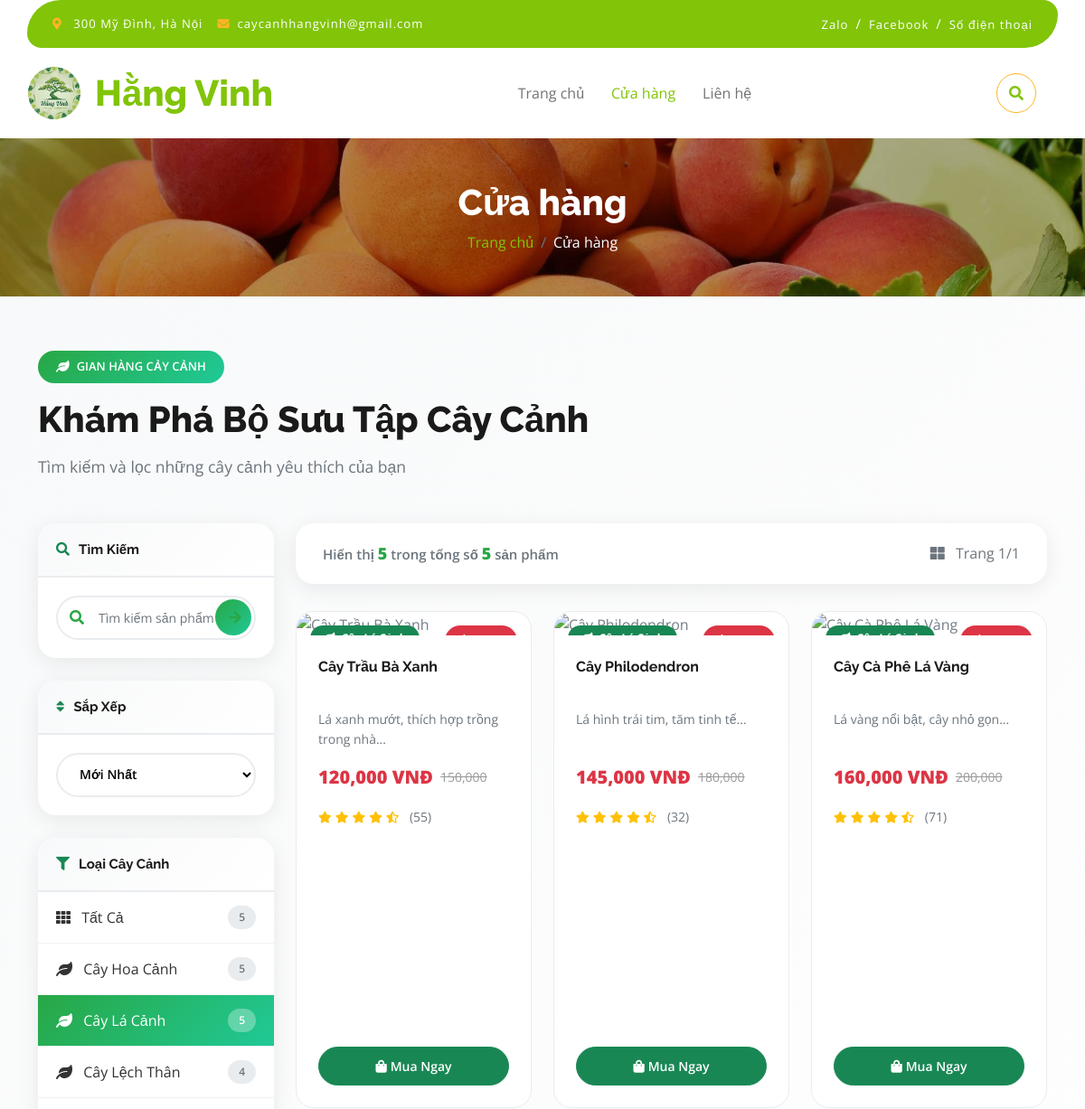
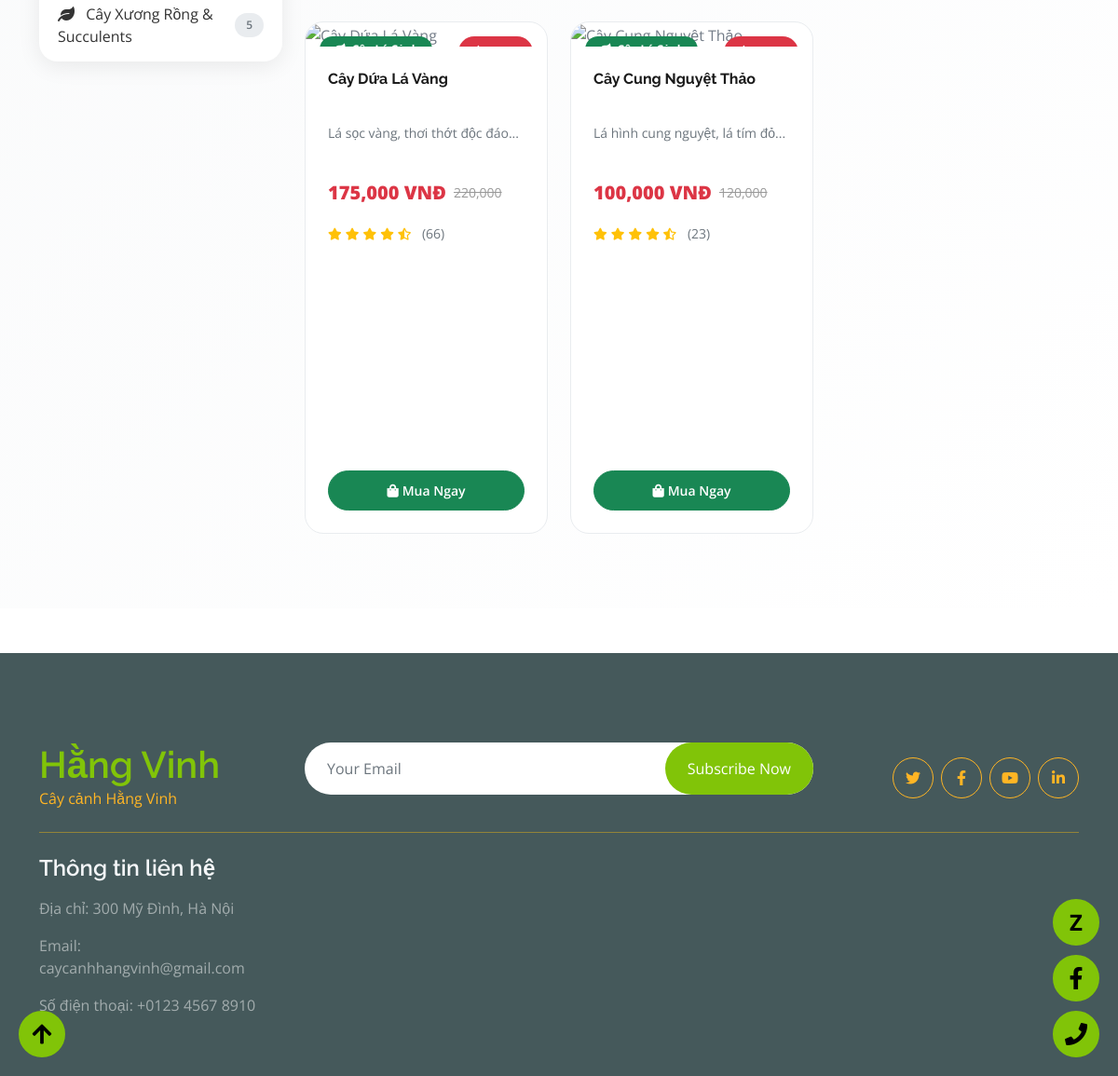
/shop?category=1&sort=newest, run on the app's committed database (2 pictures, top to bottom).
### tables this page shows
CREATE TABLE IF NOT EXISTS categories (
    id INT PRIMARY KEY AUTO_INCREMENT,
    name VARCHAR(255) NOT NULL,
    slug VARCHAR(255) NOT NULL UNIQUE,
    description TEXT,
    image VARCHAR(255),
    created_at TIMESTAMP DEFAULT CURRENT_TIMESTAMP,
    updated_at TIMESTAMP DEFAULT CURRENT_TIMESTAMP ON UPDATE CURRENT_TIMESTAMP,
    status TINYINT DEFAULT 1
);

CREATE TABLE IF NOT EXISTS products (
    id INT PRIMARY KEY AUTO_INCREMENT,
    category_id INT NOT NULL,
    name VARCHAR(255) NOT NULL,
    slug VARCHAR(255) NOT NULL UNIQUE,
    short_description TEXT,
    description LONGTEXT,
    price DECIMAL(10, 2) NOT NULL,
    discount_price DECIMAL(10, 2),
    is_featured TINYINT DEFAULT 0,
    created_at TIMESTAMP DEFAULT CURRENT_TIMESTAMP,
    updated_at TIMESTAMP DEFAULT CURRENT_TIMESTAMP ON UPDATE CURRENT_TIMESTAMP,
    status TINYINT DEFAULT 1,
    FOREIGN KEY (category_id) REFERENCES categories(id) ON DELETE CASCADE
);

### includes/functions.php (called while the page is built, shortened)
<?php
function formatPrice($price) {
    $formatted = number_format($price, 0, '.', ',');
    return $formatted;
}
function getDiscountPercentage($original_price, $discount_price) {
    return round((($original_price - $discount_price) / $original_price) * 100);
}

### shop.php (the view, shortened to what this page needs)
<?php
include 'includes/config.php';
include 'template/header_other.php';
$search = isset($_GET['search']) ? trim($_GET['search']) : '';
$category_id = isset($_GET['category']) ? (int)$_GET['category'] : 0;
$sort = isset($_GET['sort']) ? trim($_GET['sort']) : 'newest';
$where_clause = "WHERE p.status = 1";
if ($category_id > 0) {
    $where_clause .= " AND p.category_id = $category_id";
}
$order_by = "ORDER BY p.created_at DESC";
$per_page = 12;
$page = isset($_GET['page']) ? max(1, (int)$_GET['page']) : 1;
$offset = ($page - 1) * $per_page;
$count_query = $conn->query("SELECT COUNT(*) as total FROM products p $where_clause");
$count_row = $count_query->fetch_assoc();
$total_products = $count_row['total'];
$total_pages = ceil($total_products / $per_page);
$products_query = $conn->query("SELECT p.*, c.name as category_name FROM products p
                              JOIN categories c ON p.category_id = c.id
                              $where_clause
                              $order_by
                              LIMIT $per_page OFFSET $offset");
?>
<link rel="stylesheet" href="css/shop.css">
<div class="shop-section">
    <div class="container">
        <div class="section-header">
            <span class="section-badge">
                <i class="fas fa-leaf"></i>
                GIAN HÀNG CẢY CẢNH
            </span>
            <h1 class="section-title mt-3">
                Khám Phá Bộ Sưu Tập Cây Cảnh
            </h1>
            <p class="section-subtitle">
                Tìm kiếm và lọc những cây cảnh yêu thích của bạn
            </p>
        </div>
        <div class="row g-4">
            <div class="col-lg-3">
                <div class="filter-sidebar">
                    <div class="filter-card">
                        <div class="filter-header">
                            <h6>
                                <i class="fas fa-search text-success"></i>
                                Tìm Kiếm
                            </h6>
                        </div>
                        <div class="search-box">
                            <form method="GET" action="<?php echo BASE_PATH; ?>shop">
                                <div class="search-input-wrapper">
                                    <i class="fas fa-search"></i>
                                    <input type="text"
                                           name="search"
                                           class="form-control"
                                           placeholder="Tìm kiếm sản phẩm..."
                                           value="<?php echo htmlspecialchars($search); ?>">
                                    <button type="submit" class="search-btn">
                                        <i class="fas fa-arrow-right"></i>
                                    </button>
                                </div>
                            </form>
                        </div>
                    </div>
                    <div class="filter-card">
                        <div class="filter-header">
                            <h6>
                                <i class="fas fa-sort text-success"></i>
                                Sắp Xếp
                            </h6>
                        </div>
                        <div class="search-box">
                            <form method="GET" action="<?php echo BASE_PATH; ?>shop">
                                <select name="sort" class="sort-select w-100" onchange="this.form.submit()">
                                    <option value="newest" <?php echo $sort === 'newest' ? 'selected' : ''; ?>>
                                        Mới Nhất
                                    </option>
                                </select>
                            </form>
                        </div>
                    </div>
                    <div class="filter-card category-desktop">
                        <div class="filter-header">
                            <h6>
                                <i class="fas fa-filter text-success"></i>
                                Loại Cây Cảnh
                            </h6>
                        </div>
                        <div class="category-list">
                            <a href="<?php echo BASE_PATH; ?>shop?category=0<?php echo $search ? '&search=' . urlencode($search) : ''; ?>&sort=<?php echo $sort; ?>"
                               class="category-item <?php echo $category_id == 0 ? 'active' : ''; ?>">
                                <span>
                                    <i class="fas fa-th me-2"></i>
                                    Tất Cả
                                </span>
                                <span class="category-badge"><?php echo $total_products; ?></span>
                            </a>
                            <?php
                            $categories_result = $conn->query("SELECT id, name, (SELECT COUNT(*) FROM products WHERE category_id = categories.id AND status = 1) as product_count
                                                             FROM categories WHERE status = 1 ORDER BY name");
                            while ($cat = $categories_result->fetch_assoc()): ?>
                            <a href="<?php echo BASE_PATH; ?>shop?category=<?php echo $cat['id']; ?><?php echo $search ? '&search=' . urlencode($search) : ''; ?>&sort=<?php echo $sort; ?>"
                               class="category-item <?php echo $category_id == $cat['id'] ? 'active' : ''; ?>">
                                <span>
                                    <i class="fas fa-leaf me-2"></i>
                                    <?php echo htmlspecialchars($cat['name']); ?>
                                </span>
                                <span class="category-badge"><?php echo $cat['product_count']; ?></span>
                            </a>
                            <?php endwhile; ?>
                        </div>
                    </div>
                </div>
            </div>
            <div class="col-lg-9">
                <?php if ($products_query && $products_query->num_rows > 0): ?>
                <div class="products-header">
                    <div class="d-flex justify-content-between align-items-center">
                        <div class="result-count">
                            Hiển thị <strong><?php echo min($per_page, $total_products - $offset); ?></strong> trong tổng số <strong><?php echo $total_products; ?></strong> sản phẩm
                        </div>
                        <div class="text-muted">
                            <i class="fas fa-th-large me-2"></i>
                            Trang <?php echo $page; ?>/<?php echo $total_pages; ?>
                        </div>
                    </div>
                </div>
                <div class="row g-4">
                    <?php while ($product = $products_query->fetch_assoc()):
                        $discount_percent = 0;
                        if ($product['discount_price']) {
                            $discount_percent = getDiscountPercentage($product['price'], $product['discount_price']);
                        }
                    ?>
                    <div class="col-md-6 col-lg-4">
                        <div class="product-card">
                            <div class="product-image-wrapper">
                                <div class="position-absolute" style="top: 15px; left: 15px;">
                                    <span class="badge bg-success" style="font-size: 12px; padding: 8px 14px; border-radius: 50px;">
                                        <i class="fas fa-leaf me-1"></i>
                                    </span>
                                </div>
                                <?php if ($discount_percent > 0): ?>
                                <div class="position-absolute" style="top: 15px; right: 15px;">
                                    <span class="badge bg-danger" style="font-size: 14px; padding: 10px 16px; font-weight: bold; border-radius: 50px;">
                                    </span>
                                </div>
                                <?php endif; ?>
                            </div>
                            <div class="p-4" style="flex: 1; display: flex; flex-direction: column;">
                                <h5 class="product-name">
                                    <a href="<?php echo BASE_URL; ?>shop-detail/<?php echo htmlspecialchars($product['slug']); ?>/">
                                        <?php echo htmlspecialchars($product['name']); ?>
                                    </a>
                                </h5>
                                <p class="product-description">
                                    <?php echo htmlspecialchars(substr($product['short_description'], 0, 70)) . '...'; ?>
                                </p>
                                <div class="mb-3">
                                    <?php
                                    if ($product['discount_price']) {
                                        ?>
                                        <div class="d-flex align-items-center gap-2 flex-wrap">
                                            <span class="price-current text-danger">
                                                <?php echo formatPrice($product['discount_price']); ?> VNĐ
                                            </span>
                                            <span class="price-original">
                                                <?php echo formatPrice($product['price']); ?>
                                            </span>
                                        </div>
                                        <?php
                                    } else {
                                        ?>
                                        <span class="price-current text-success">
                                            <?php echo formatPrice($product['price']); ?> VNĐ
                                        </span>
                                        <?php
                                    }
                                    ?>
                                </div>
                                <div class="mb-3">
                                    <i class="fas fa-star text-warning" style="font-size: 13px;"></i>
                                    <i class="fas fa-star text-warning" style="font-size: 13px;"></i>
                                    <i class="fas fa-star text-warning" style="font-size: 13px;"></i>
                                    <i class="fas fa-star text-warning" style="font-size: 13px;"></i>
                                    <i class="fas fa-star-half-alt text-warning" style="font-size: 13px;"></i>
                                    <small class="text-muted ms-2">(<?php echo rand(10, 99); ?>)</small>
                                </div>
                                <a href="<?php echo BASE_URL; ?>shop-detail/<?php echo htmlspecialchars($product['slug']); ?>/"
                                   class="btn btn-success btn-sm w-100 mt-auto"
                                   style="border-radius: 50px; padding: 10px 16px; font-weight: 600; font-size: 14px;">
                                    <i class="fas fa-shopping-bag me-1"></i>Mua Ngay
                                </a>
                            </div>
                        </div>
                    </div>
                    <?php endwhile; ?>
                </div>
                <?php endif; ?>
            </div>
        </div>
    </div>
</div>
<?php include 'template/footer.php'; ?>

### css/style.css (style rules this page uses)
.btn { font-weight: 400; transition: .5s; }

### css/shop.css (style rules this page uses)
.shop-section { background: linear-gradient(135deg, #f8f9fa 0%, #ffffff 100%); padding: 60px 0 80px; min-height: 100vh; }
.section-header { margin-bottom: 50px; }
.section-badge { background: linear-gradient(135deg, #28a745 0%, #20c997 100%); color: white; font-size: 13px; padding: 8px 20px; border-radius: 50px; font-weight: 600; display: inline-flex; align-items: center; gap: 8px; }
.section-title { font-size: 2.5rem; font-weight: 800; color: #1a1a1a; margin-bottom: 15px; }
.section-subtitle { color: #6c757d; font-size: 1.1rem; }
.filter-sidebar { position: sticky; top: 120px; }
.filter-card { background: white; border-radius: 20px; box-shadow: 0 5px 25px rgba(0, 0, 0, 0.08); margin-bottom: 25px; overflow: hidden; }
.filter-header { padding: 20px; background: linear-gradient(135deg, #f8f9fa 0%, #ffffff 100%); border-bottom: 2px solid #e9ecef; }
.filter-header h6 { font-size: 15px; font-weight: 700; color: #1a1a1a; margin: 0; display: flex; align-items: center; gap: 10px; }
.search-box { padding: 20px; }
.search-input-wrapper { position: relative; }
.search-input-wrapper i { position: absolute; left: 15px; top: 50%; transform: translateY(-50%); color: #28a745; z-index: 10; }
.search-input-wrapper input { width: 100%; padding: 12px 45px 12px 45px; border: 2px solid #e9ecef; border-radius: 50px; font-size: 14px; transition: all 0.3s ease; }
.search-btn { position: absolute; right: 5px; top: 50%; transform: translateY(-50%); background: linear-gradient(135deg, #28a745 0%, #20c997 100%); border: none; color: white; width: 40px; height: 40px; border-radius: 50%; display: flex; align-items: center; justify-content: center; transition: all 0.3s ease; }
.category-list { padding: 0; }
.category-item { display: flex; justify-content: space-between; align-items: center; padding: 15px 20px; text-decoration: none; color: #333; border-bottom: 1px solid #f1f1f1; transition: all 0.3s ease; }
.category-item:last-child { border-bottom: none; }
.category-item.active { background: linear-gradient(135deg, #28a745 0%, #20c997 100%); color: white; }
.category-item.active .category-badge { background: rgba(255, 255, 255, 0.3); color: white; }
.category-badge { background: #e9ecef; color: #6c757d; padding: 4px 12px; border-radius: 50px; font-size: 12px; font-weight: 600; }
.sort-select { padding: 12px 20px; border: 2px solid #e9ecef; border-radius: 50px; font-size: 14px; font-weight: 600; transition: all 0.3s ease; background: white; cursor: pointer; }
.products-header { background: white; padding: 20px 30px; border-radius: 20px; box-shadow: 0 5px 25px rgba(0, 0, 0, 0.08); margin-bottom: 30px; }
.result-count { font-size: 15px; color: #6c757d; font-weight: 600; }
.result-count strong { color: #28a745; font-size: 18px; }
.product-card { border-radius: 20px; overflow: hidden; transition: all 0.4s ease; border: 1px solid #e9ecef; background: white; height: 100%; display: flex; flex-direction: column; min-height: 550px; }
.product-image-wrapper { position: relative; overflow: hidden; border-radius: 20px 20px 0 0; flex-shrink: 0; }
.product-name { font-size: 16px; font-weight: 700; color: #1a1a1a; margin-bottom: 10px; line-height: 1.4; height: 48px; overflow: hidden; display: -webkit-box; -webkit-line-clamp: 2; -webkit-box-orient: vertical; }
.product-name a { color: inherit; text-decoration: none; transition: color 0.3s ease; }
.product-description { font-size: 14px; color: #6c757d; line-height: 1.6; margin-bottom: 15px; height: 45px; overflow: hidden; display: -webkit-box; -webkit-line-clamp: 2; -webkit-box-orient: vertical; }
.price-current { font-size: 20px; font-weight: 800; }
.price-original { font-size: 14px; text-decoration: line-through; color: #999; }
.category-desktop { display: block; }

### data on the page
categories: name "Cây Hoa Cảnh", product_count "5"
categories: name "Cây Lá Cảnh", product_count "5"
categories: name "Cây Lệch Thân", product_count "4"
categories: name "Cây Xương Rồng & Succulents", product_count "5"
products: name "Cây Trầu Bà Xanh", short_description "Lá xanh mướt, thích hợp trồng trong nhà", discount_price "120,000", price "150,000"
products: name "Cây Philodendron", short_description "Lá hình trái tim, tăm tinh tế", discount_price "145,000", price "180,000"
products: name "Cây Cà Phê Lá Vàng", short_description "Lá vàng nổi bật, cây nhỏ gọn", discount_price "160,000", price "200,000"
products: name "Cây Dứa Lá Vàng", short_description "Lá sọc vàng, thơi thớt độc đáo", discount_price "175,000", price "220,000"
products: name "Cây Cung Nguyệt Thảo", short_description "Lá hình cung nguyệt, lá tím đỏ", discount_price "100,000", price "120,000"

### other printed values
$page_title "Cửa hàng"
$breadcrumb_text "Cửa hàng"
$total_products "5"
min($per_page, $total_products - $offset) "5"
$page "1"
$total_pages "1"
